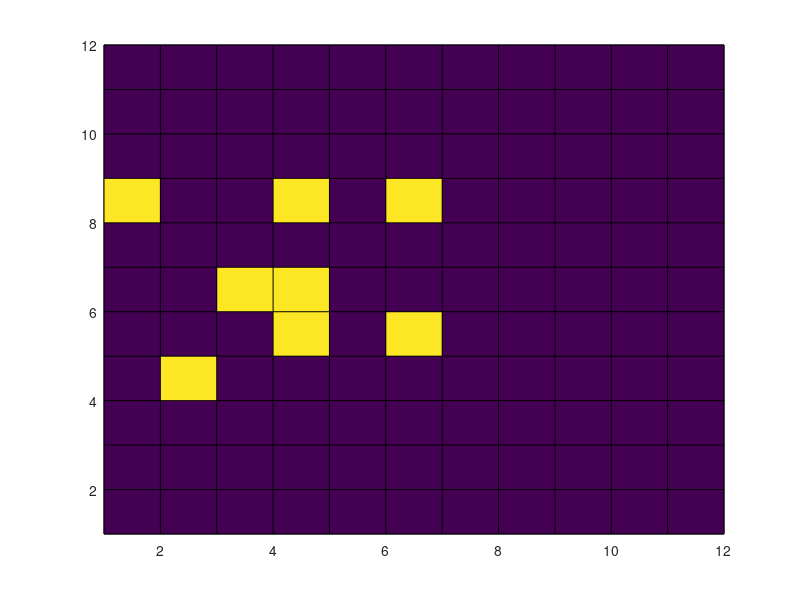

This figure's MATLAB source: (Note: this script raises an error after producing the figure.)

clear all
close all
L=11;
loop_num=1;

X=[0,0,0,1,1,-1,-1,-1,-1,-1,-1];
Y=[1,0,2,2,3,+2,+3,+4,+5,+6,+7];
%X=[0,0,0,1,1,-1,-1];
%Y=[1,0,2,2,3,2,3];

X=[+0,+0,+1,+1,-1,-1,-1,-1,-1,+4,-4];
Y=[+1,+2,+2,+3,+2,+3,+4,+5,+6,+0,+0];
XY=[X;Y];

number=9;
edge_up=3;
edge=3;
X = randi([-(L-1-2*edge)/2, (L-1-2*edge)/2], number,1);
Y = randi([0, L-1-edge_up], number,1);
XY=[X';Y'];
% must remove overlap

X1=[0 1];
Y1=[0 2];
C=zeros(L+1);
idx = sub2ind(size(C), X+(L-1)/2+1, Y+1);
C(idx)=1;
figure
pcolor(C)

Qin=1;
Tcold=20;
k_pair=[1, 100];
IsFigure=1;


    for i=0:loop_num
    meshSize(i+1)=1/2^i;
    tic
    [HeatRate(i+1),Qflux(i+1,:),model,results] = ht_steady(L,XY,Qin,Tcold,k_pair,meshSize(i+1),IsFigure);
    usedTime(i+1)=toc;
    totalElement(i+1)=(L/meshSize(i+1))^2;
    end

%%
figure
subplot(2,2,1)
loglog(meshSize,usedTime,'o-');
ylim([0,100]);
xlabel('Mesh Size');
title('Computation Time');

subplot(2,2,2)
semilogx(meshSize,HeatRate/100,'o-');
xlabel('Mesh Size');
title('Normalized Heat Rate');

subplot(2,2,3)
semilogx(meshSize,Qflux(:,1),'o-');
xlabel('Mesh Size');
title('Flux_X');

subplot(2,2,4)
semilogx(meshSize,Qflux(:,2),'o-');
xlabel('Mesh Size');
title('Flux_Y');

%%

figure

plot(meshSize,HeatRate/L^2,'o-');
xlabel('Mesh Size');
title('Normalized Heat Rate');
%%
T = results.Temperature;
%% Plot Temperature
if IsFigure==1
    figure
    pdeplot(model,'XYData',T)
    title('Temperature Distribution');
    
end